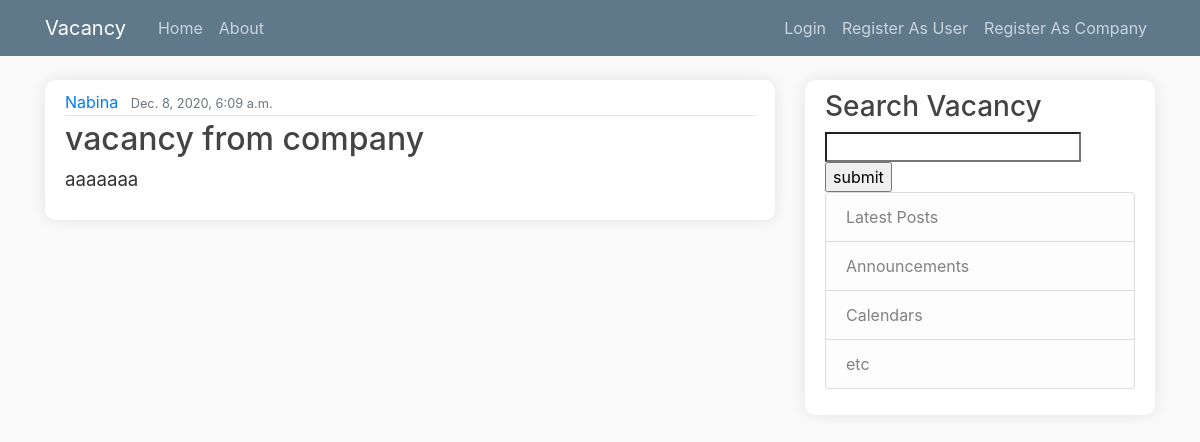
Screenshot of /vacancy/2/ with the database file from the repository.
### vacancy/models.py (models this page shows, shortened)
class Vacancy(models.Model):
    title = models.CharField(max_length=100)
    content = models.TextField()
    company = models.ForeignKey(User, on_delete=models.CASCADE)
    date_posted = models.DateTimeField(default=timezone.now)
    skill = models.ManyToManyField(Skill)
    class Meta:
        verbose_name_plural='vacancies'
        ordering = ['-date_posted']

### vacancy/views.py (the view)
# urls.py: path('vacancy/<int:pk>/', VacancyDetailView.as_view(), name = 'vacancy-detail'),
class VacancyDetailView(DetailView):
    model = Vacancy

### vacancy/templates/vacancy/vacancy_detail.html
{% extends "vacancy/base.html" %}
{% block content %}
        <article class="media content-section">
            <div class="media-body">
                <div class="article-metadata">
                    <a class="mr-2" href="#">{{ vacancy.company }}</a>
                    <small class="text-muted">{{ vacancy.date_posted }}</small>
                </div>
                <h2><a class="article-title" href="#">{{ vacancy.title }}</a></h2>
                <p class="article-content">{{ vacancy.content }}</p>
            </div>
        </article>
{% endblock content %}

### vacancy/static/vacancy/main.css (style rules this page uses)
body { background: #fafafa; color: #333333; margin-top: 5rem; }
h1, h2, h3, h4, h5, h6 { color: #444444; }
.content-section { background: #ffffff; padding: 10px 20px; border-radius: 10px; margin-bottom: 20px; box-shadow: 0 0 15px rgba(0,0,0,0.1); }
.article-title { color: #444444; }
.article-content { white-space: pre-line; font-size: 14pt; }
.article-metadata { padding-bottom: 1px; margin-bottom: 4px; border-bottom: 1px solid #e3e3e3 }

### rows the page displays
Vacancy: company "Nabina", date_posted "Dec. 8, 2020, 6:09 a.m.", title "vacancy from company", content "aaaaaaa"
